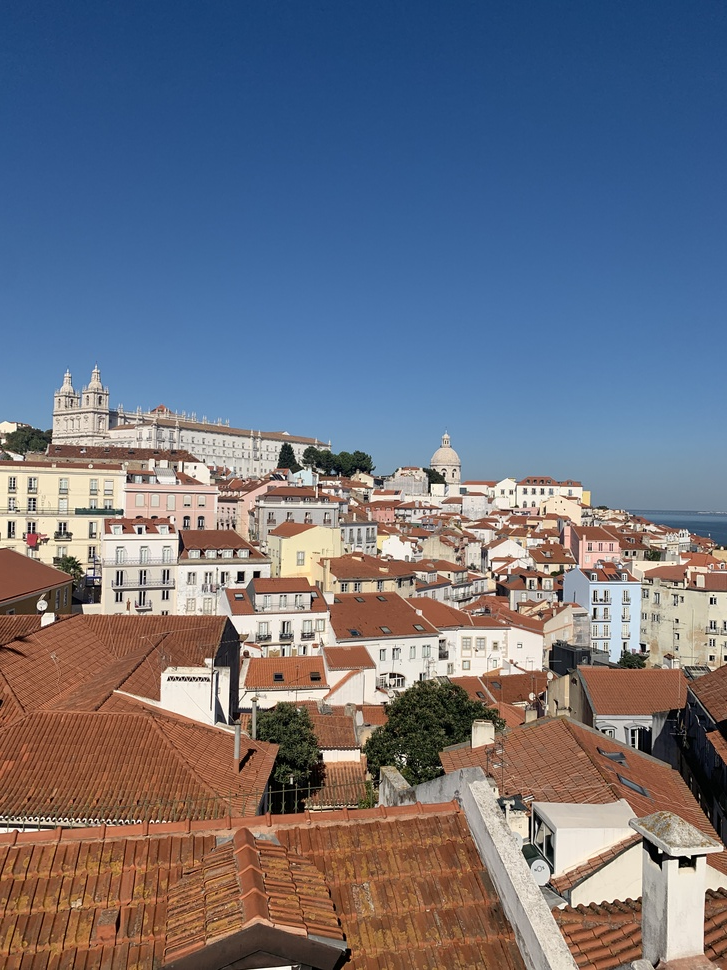
#> input picture assets/example/lisboa.jpg, 727 x 970 px, shrunk from 3024 x 4032 before the run
$ python -i operators.py   (imports and definitions only)   (older library calls are emulated)
#> lines starting #> are read from the running program, lines starting #| are printed output that depends on the picture
from typing import Any, Dict, Tuple, Optional

import numpy as np
import cv2


# ----------------------------
# Common utilities
# ----------------------------
def _ensure_rgb_uint8(image_rgb: np.ndarray) -> np.ndarray:
    """
    Gradio Image(type="numpy") 입력을 가정: HWC, uint8, RGB.
    예외 케이스(그레이/float)도 방어적으로 처리.
    """
    if image_rgb is None:
        return None

    img = image_rgb

    # float -> uint8 (0~1 or 0~255 가정)
    if img.dtype != np.uint8:
        img = img.astype(np.float32)
        if img.max() <= 1.0:
            img = (img * 255.0).clip(0, 255).astype(np.uint8)
        else:
            img = img.clip(0, 255).astype(np.uint8)

    # Gray (H,W) -> RGB
    if img.ndim == 2:
        img = cv2.cvtColor(img, cv2.COLOR_GRAY2RGB)

    # (H,W,4) RGBA -> RGB
    if img.ndim == 3 and img.shape[2] == 4:
        img = img[:, :, :3]

    return img


def _rgb_to_gray(image_rgb: np.ndarray) -> np.ndarray:
    return cv2.cvtColor(image_rgb, cv2.COLOR_RGB2GRAY)
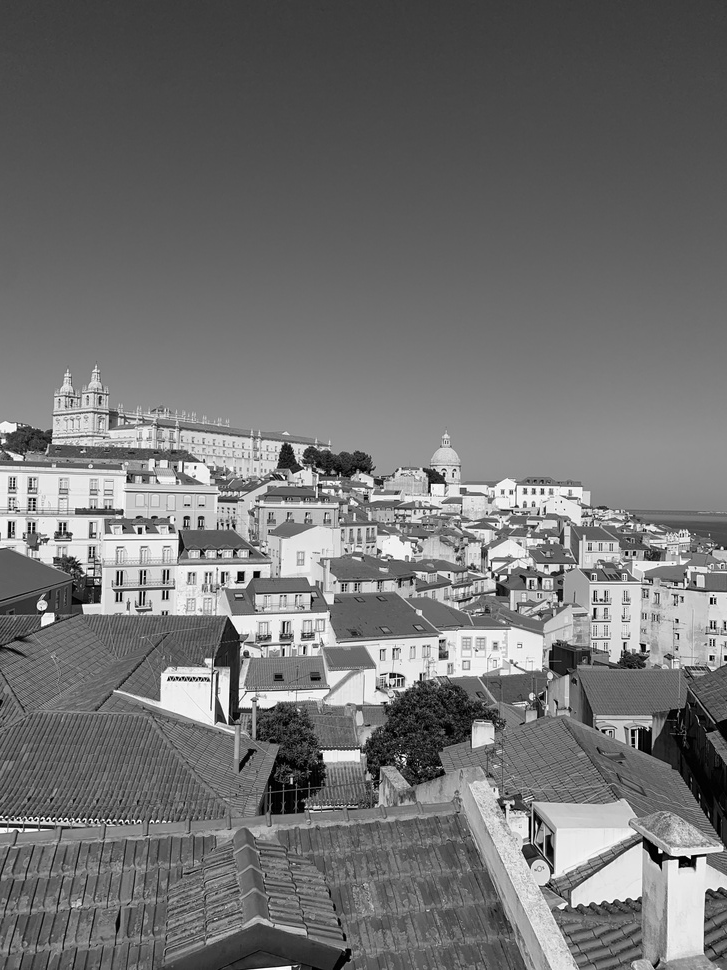
#> returned value: shape (970, 727); min 0, max 254, mean 113.8


# [9 lines left out: function _to_uint8_vis, not called in this run]


def _gray_to_rgb(gray_u8: np.ndarray) -> np.ndarray:
    return cv2.cvtColor(gray_u8, cv2.COLOR_GRAY2RGB)


def _to_uint8_vis(x: np.ndarray, eps: float = 1e-8) -> np.ndarray:
    """float array -> 0..255 uint8 for visualization."""
    x = x.astype(np.float32)
    x_min = float(x.min())
    x_max = float(x.max())
    if x_max - x_min < eps:
        return np.zeros_like(x, dtype=np.uint8)
    x_norm = (x - x_min) / (x_max - x_min)
    return (x_norm * 255.0).astype(np.uint8)


# ----------------------------
# Laplacian
# ----------------------------
# [37 lines left out: function laplacian, not called in this run]


# ----------------------------
# Sobel
# ----------------------------
def sobel(
    image_rgb: np.ndarray,
    ksize: int = 3,
    mode: str = "magnitude",  # "magnitude" | "x" | "y"
) -> Tuple[Optional[np.ndarray], Dict[str, Any]]:
    """
    Sobel 에지 시각화.
    - mode="x": x-방향 기울기
    - mode="y": y-방향 기울기
    - mode="magnitude": sqrt(gx^2 + gy^2)

    Returns:
        (output_rgb_uint8, meta)
    """
    if image_rgb is None:
        return None, {"status": "no_image"}

    img = _ensure_rgb_uint8(image_rgb)
    gray = _rgb_to_gray(img).astype(np.float32)

    gx = cv2.Sobel(gray, ddepth=cv2.CV_32F, dx=1, dy=0, ksize=ksize)
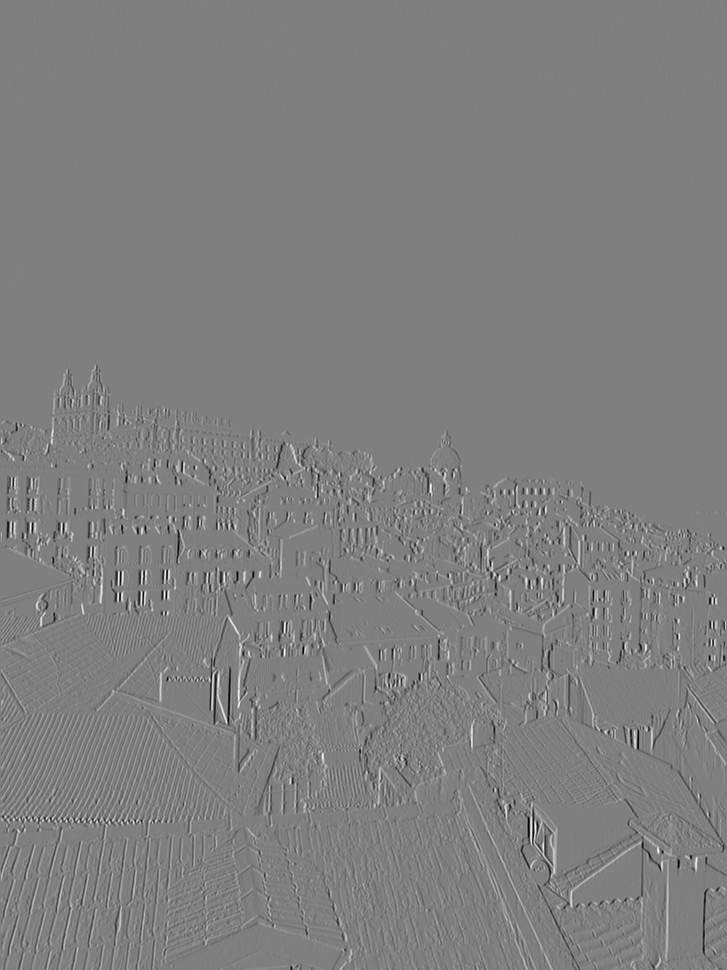
#> gx: shape (970, 727) float32; min -1011, max 1009, mean -0.1; drawn with min black and max white
    gy = cv2.Sobel(gray, ddepth=cv2.CV_32F, dx=0, dy=1, ksize=ksize)
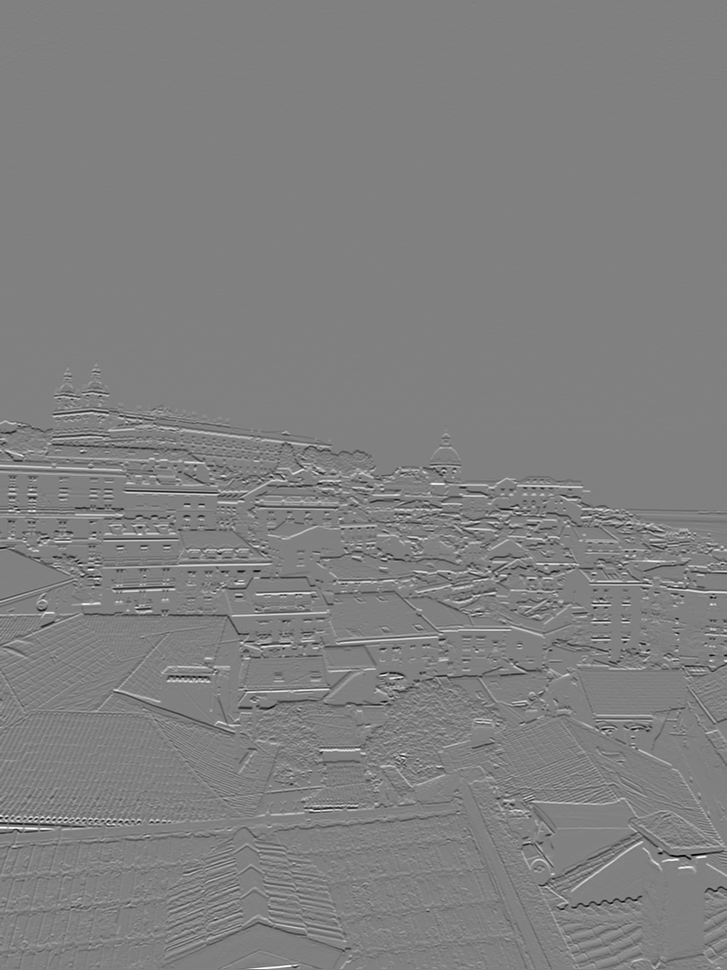
#> gy: shape (970, 727) float32; min -994, max 978, mean 0.4; drawn with min black and max white

    if mode == "x":
        arr = np.abs(gx)
    elif mode == "y":
        arr = np.abs(gy)
    else:
        # magnitude
        arr = cv2.magnitude(gx, gy)
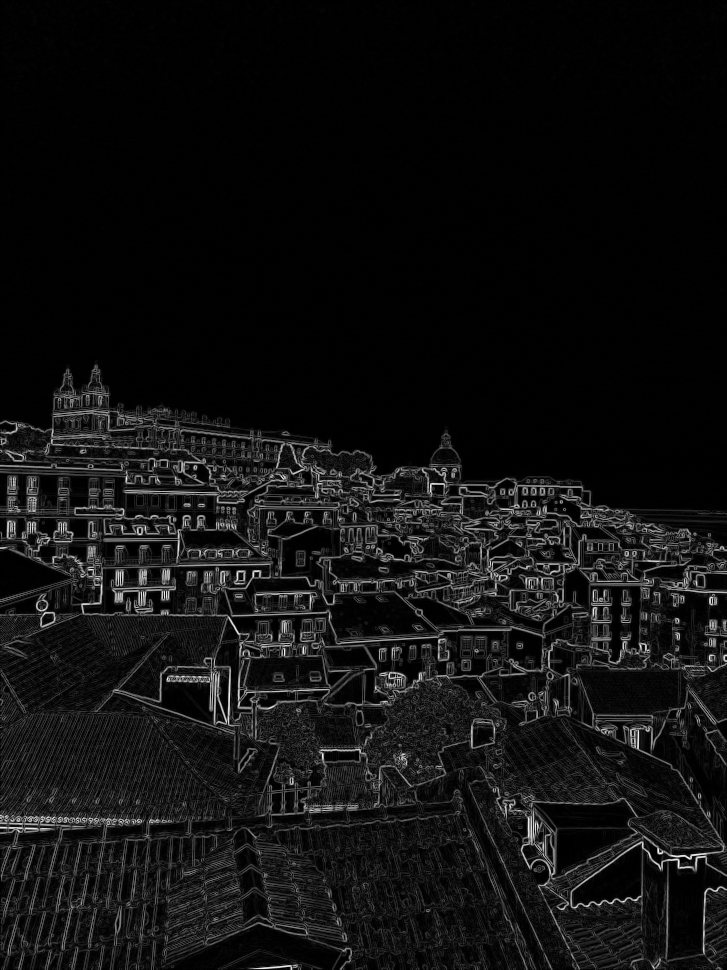
#> arr: shape (970, 727) float32; min 0, max 1035.9, mean 70.5; drawn with min black and max white

    # 간단 지표(에지 강도 요약)
    mean_abs_gx = float(np.mean(np.abs(gx)))
#> mean_abs_gx = 41.11
    mean_abs_gy = float(np.mean(np.abs(gy)))
#> mean_abs_gy = 44.52
    mean_mag = float(np.mean(arr))
#> mean_mag = 70.53

    vis = _gray_to_rgb(_to_uint8_vis(arr))
#> in _to_uint8_vis, `x_min = float(x.min())`: x_min = 0
#> in _to_uint8_vis, `x_max = float(x.max())`: x_max = 1035.9

    meta = {
        "status": "ok",
        "op": "sobel",
        "ksize": int(ksize),
        "mode": mode,
        "mean_abs_gx": mean_abs_gx,
        "mean_abs_gy": mean_abs_gy,
        "mean_edge_strength": mean_mag,
        "input_shape_hwc": list(img.shape),
        "dtype": str(img.dtype),
    }
    return vis, meta


# ----------------------------
# FFT
# ----------------------------
# [52 lines left out: function fft_spectrum, not called in this run]

>>> import cv2
>>> picture = cv2.cvtColor(cv2.imread('../assets/example/lisboa.jpg'), cv2.COLOR_BGR2RGB)
>>> result = sobel(picture)
